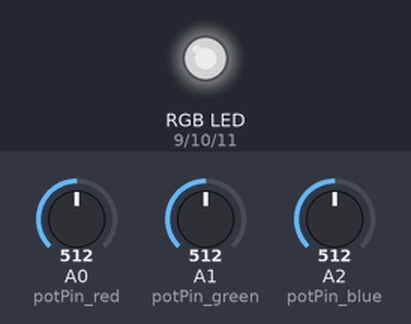
A sketch run on a simulated Arduino Uno, built with avr-gcc and run on an emulated ATmega328P. Shown: an RGB LED mixed from three pins (HIGH = lit). The test bench sets the inputs (shaded band); at power-on: A0 (potPin_red) = 512, A1 (potPin_green) = 512, A2 (potPin_blue) = 512. Dim RGB values are drawn brighter than linear.

Above: at 1.2 s.
1.3 s: A0 (potPin_red) set to 716
At 2.4 s:
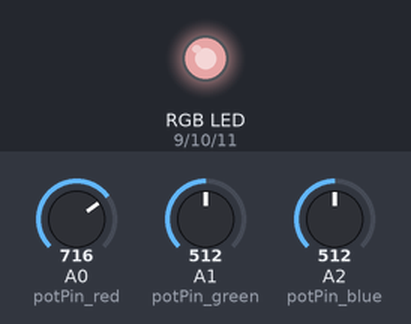
2.8 s: A1 (potPin_green) set to 716
At 3.5 s:
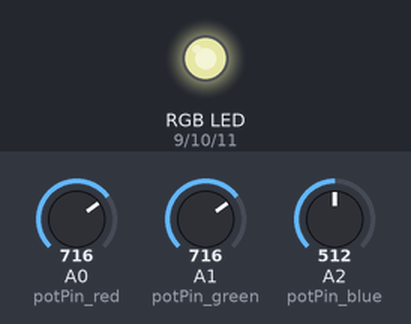
4.3 s: A2 (potPin_blue) set to 716
At 4.7 s:
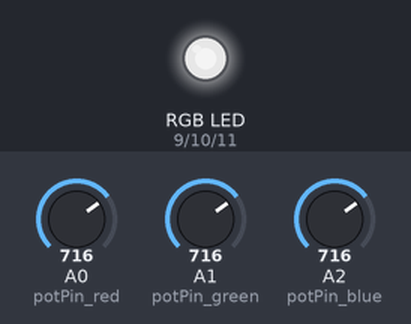
5.8 s: A0 (potPin_red) set to 900
At 7.0 s:
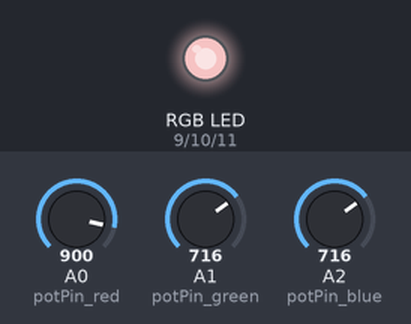
7.3 s: A1 (potPin_green) set to 900
At 8.2 s:
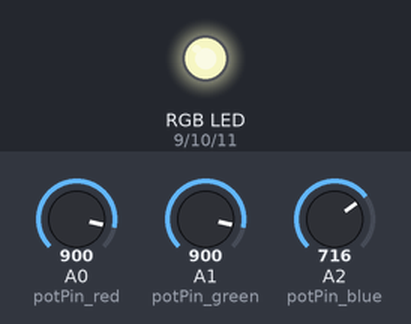
8.8 s: A2 (potPin_blue) set to 900
At 9.3 s:
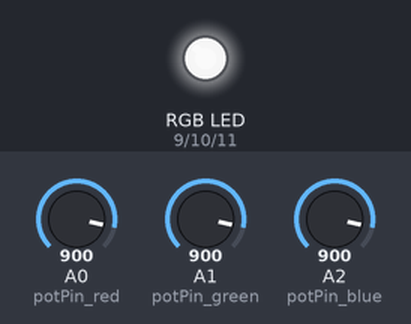
Timing chart, 0 to 11.3 s (numbered marks = the images above; inputs shaded):
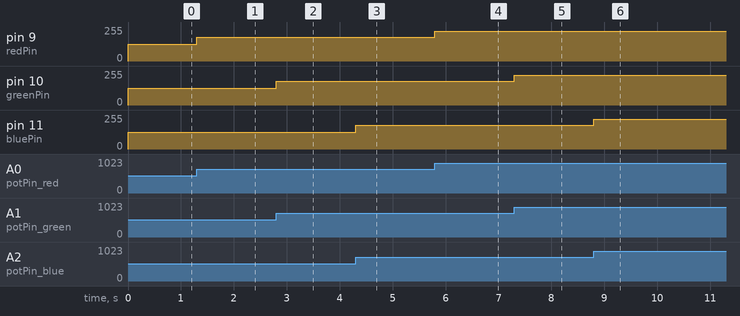

Measured:
- after the input at 1.3 s, pin 9 (redPin): 127/255 → 178/255 at once
- after the input at 2.8 s, pin 10 (greenPin): 127/255 → 178/255 at once
- after the input at 4.3 s, pin 11 (bluePin): 127/255 → 178/255 at once
- after the input at 5.8 s, pin 9 (redPin): 178/255 → 224/255 at once
- after the input at 7.3 s, pin 10 (greenPin): 178/255 → 224/255 at once
- after the input at 8.8 s, pin 11 (bluePin): 178/255 → 224/255 at once

The sketch:

rgbcolormixer.ino
```cpp
//RGB LED Potentiometer Control
int redPin = 9; //Pin for the red RGB led pin
int greenPin = 10; //Pin for the green RGB led pin
int bluePin = 11; //Pin for the blue RGB led pin

int potPin_red = A0;  //declare pin for the potentiometer for the red LED
int potPin_green = A1;  //declare pin for the potentiometer for the green LED
int potPin_blue = A2;  //declare pin for the potentiometer for the blue LED

int readValue_red; //declare variable to store the read value from the potentiometer which controls the red LED
int readValue_green; //declare variable to store the read value from the potentiometer which controls the green LED
int readValue_blue; //declare variable to store the read value from the potentiometer which controls the blue LED

int writeValue_red; //declare variable to send to the red LED
int writeValue_green; //declare variable to send to the green LED
int writeValue_blue; //declare variable to send to the blue LED

void setup() {
  pinMode(potPin_red, INPUT);
  pinMode(potPin_green, INPUT);
  pinMode(potPin_blue, INPUT);

  pinMode(redPin,OUTPUT);
  pinMode(bluePin,OUTPUT);
  pinMode(greenPin, OUTPUT);
}

void loop() {
  readValue_red = analogRead(potPin_red);
  readValue_green = analogRead(potPin_green);
  readValue_blue = analogRead(potPin_blue);

  writeValue_red = (255./1023.)*readValue_red;
  writeValue_green = (255./1023.)*readValue_green;
  writeValue_blue = (255./1023.)*readValue_blue;

  analogWrite(redPin,writeValue_red);
  analogWrite(greenPin,writeValue_green);
  analogWrite(bluePin,writeValue_blue);
}
```
